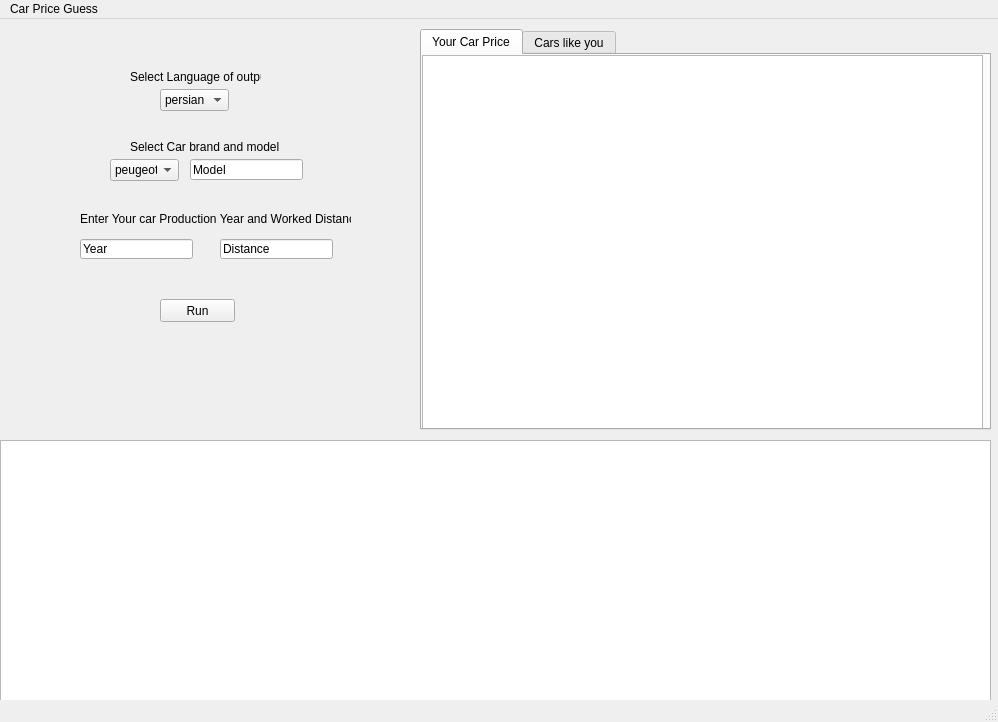
<?xml version="1.0" encoding="UTF-8"?>
<ui version="4.0">
 <class>MainWindow</class>
 <widget class="QMainWindow" name="MainWindow">
  <property name="geometry">
   <rect>
    <x>0</x>
    <y>0</y>
    <width>998</width>
    <height>722</height>
   </rect>
  </property>
  <property name="windowTitle">
   <string>MainWindow</string>
  </property>
  <widget class="QWidget" name="centralwidget">
   <widget class="QTabWidget" name="tabWidget">
    <property name="geometry">
     <rect>
      <x>420</x>
      <y>10</y>
      <width>571</width>
      <height>401</height>
     </rect>
    </property>
    <property name="currentIndex">
     <number>0</number>
    </property>
    <widget class="QWidget" name="tab">
     <attribute name="title">
      <string>Your Car Price</string>
     </attribute>
     <widget class="QTextBrowser" name="output">
      <property name="geometry">
       <rect>
        <x>0</x>
        <y>0</y>
        <width>561</width>
        <height>381</height>
       </rect>
      </property>
     </widget>
    </widget>
    <widget class="QWidget" name="tab_2">
     <attribute name="title">
      <string>Cars like you</string>
     </attribute>
    </widget>
   </widget>
   <widget class="QPushButton" name="start">
    <property name="geometry">
     <rect>
      <x>160</x>
      <y>280</y>
      <width>75</width>
      <height>23</height>
     </rect>
    </property>
    <property name="text">
     <string>Run</string>
    </property>
   </widget>
   <widget class="QComboBox" name="Brand">
    <property name="geometry">
     <rect>
      <x>110</x>
      <y>140</y>
      <width>69</width>
      <height>22</height>
     </rect>
    </property>
    <property name="currentText">
     <string>peugeot</string>
    </property>
    <item>
     <property name="text">
      <string>peugeot</string>
     </property>
    </item>
    <item>
     <property name="text">
      <string>pride</string>
     </property>
    </item>
    <item>
     <property name="text">
      <string>bmw</string>
     </property>
    </item>
    <item>
     <property name="text">
      <string>renault</string>
     </property>
    </item>
    <item>
     <property name="text">
      <string>kia</string>
     </property>
    </item>
   </widget>
   <widget class="QLineEdit" name="Model">
    <property name="geometry">
     <rect>
      <x>190</x>
      <y>140</y>
      <width>113</width>
      <height>21</height>
     </rect>
    </property>
    <property name="text">
     <string>Model</string>
    </property>
   </widget>
   <widget class="QLabel" name="label">
    <property name="geometry">
     <rect>
      <x>130</x>
      <y>120</y>
      <width>151</width>
      <height>16</height>
     </rect>
    </property>
    <property name="text">
     <string>Select Car brand and model</string>
    </property>
   </widget>
   <widget class="QLabel" name="label_2">
    <property name="geometry">
     <rect>
      <x>80</x>
      <y>190</y>
      <width>271</width>
      <height>20</height>
     </rect>
    </property>
    <property name="text">
     <string>Enter Your car Production Year and Worked Distance</string>
    </property>
   </widget>
   <widget class="QLineEdit" name="Year">
    <property name="geometry">
     <rect>
      <x>80</x>
      <y>220</y>
      <width>113</width>
      <height>20</height>
     </rect>
    </property>
    <property name="text">
     <string>Year</string>
    </property>
   </widget>
   <widget class="QLineEdit" name="Distance">
    <property name="geometry">
     <rect>
      <x>220</x>
      <y>220</y>
      <width>113</width>
      <height>20</height>
     </rect>
    </property>
    <property name="text">
     <string>Distance</string>
    </property>
   </widget>
   <widget class="QTextBrowser" name="logs">
    <property name="geometry">
     <rect>
      <x>0</x>
      <y>421</y>
      <width>991</width>
      <height>271</height>
     </rect>
    </property>
   </widget>
   <widget class="QComboBox" name="Brand_2">
    <property name="geometry">
     <rect>
      <x>160</x>
      <y>70</y>
      <width>69</width>
      <height>22</height>
     </rect>
    </property>
    <property name="currentText">
     <string>persian</string>
    </property>
    <item>
     <property name="text">
      <string>persian</string>
     </property>
    </item>
    <item>
     <property name="text">
      <string>english</string>
     </property>
    </item>
   </widget>
   <widget class="QLabel" name="label_3">
    <property name="geometry">
     <rect>
      <x>130</x>
      <y>50</y>
      <width>131</width>
      <height>16</height>
     </rect>
    </property>
    <property name="text">
     <string>Select Language of output</string>
    </property>
   </widget>
  </widget>
  <widget class="QMenuBar" name="menubar">
   <property name="geometry">
    <rect>
     <x>0</x>
     <y>0</y>
     <width>998</width>
     <height>21</height>
    </rect>
   </property>
   <widget class="QMenu" name="menuCar_Price_Guess">
    <property name="title">
     <string>Car Price Guess</string>
    </property>
   </widget>
   <addaction name="menuCar_Price_Guess"/>
  </widget>
  <widget class="QStatusBar" name="statusbar"/>
 </widget>
 <resources/>
 <connections>
  <connection>
   <sender>start</sender>
   <signal>clicked()</signal>
   <receiver>MainWindow</receiver>
   <slot>deleteLater()</slot>
   <hints>
    <hint type="sourcelabel">
     <x>197</x>
     <y>312</y>
    </hint>
    <hint type="destinationlabel">
     <x>498</x>
     <y>360</y>
    </hint>
   </hints>
  </connection>
 </connections>
</ui>
